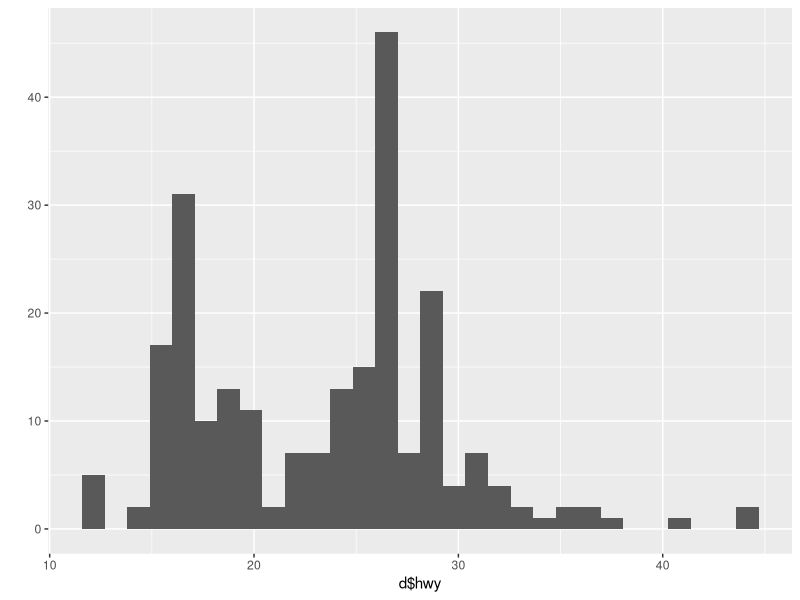
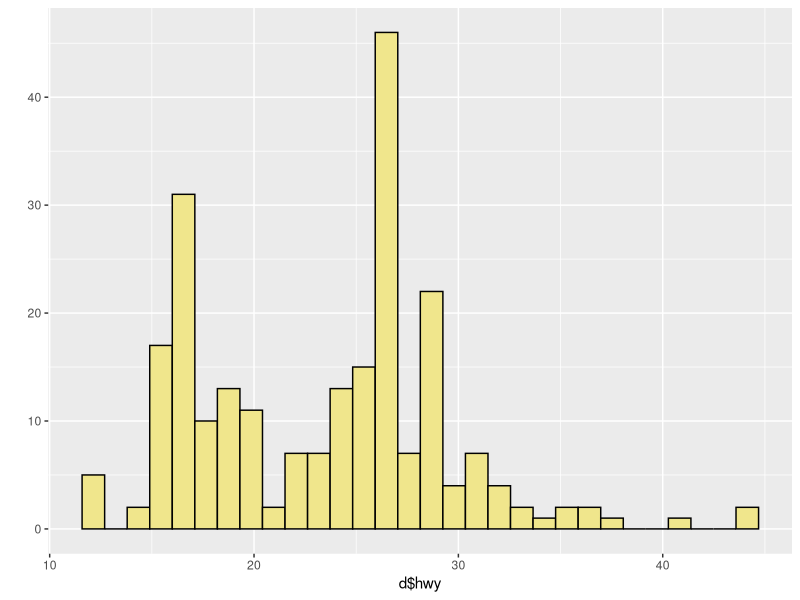
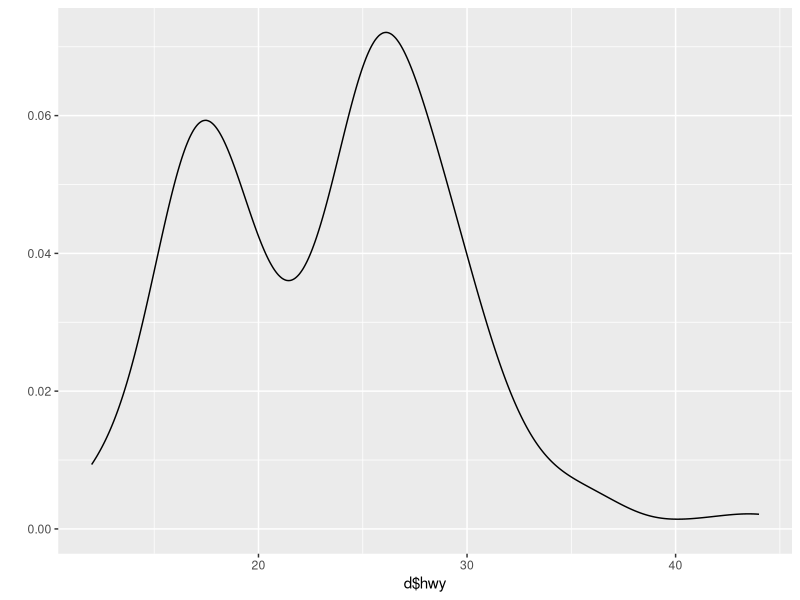
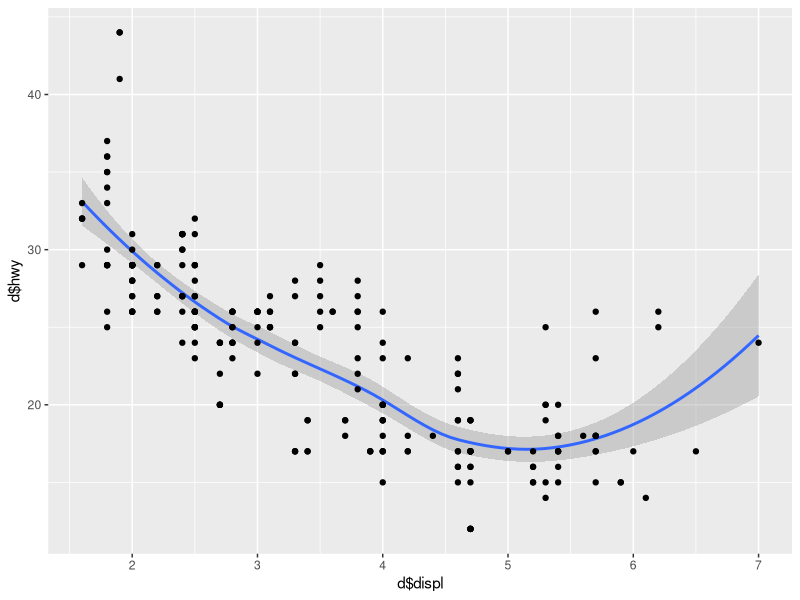
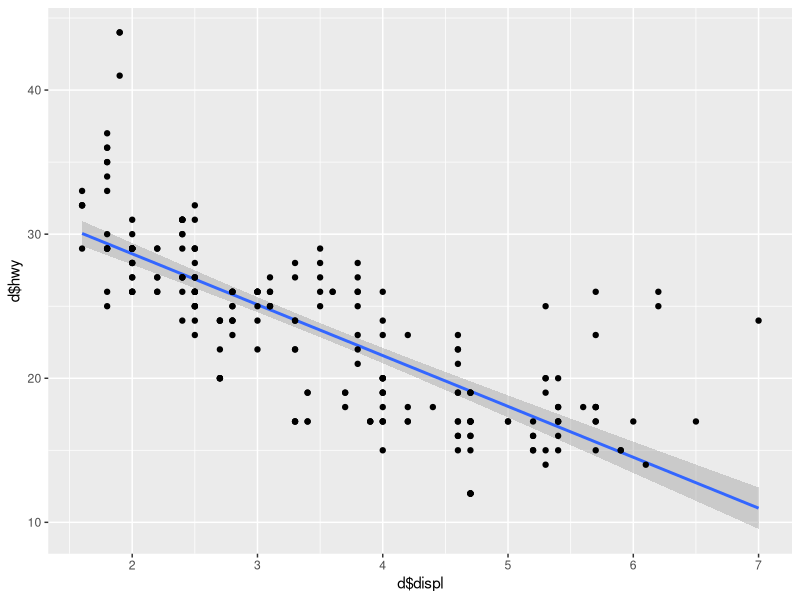
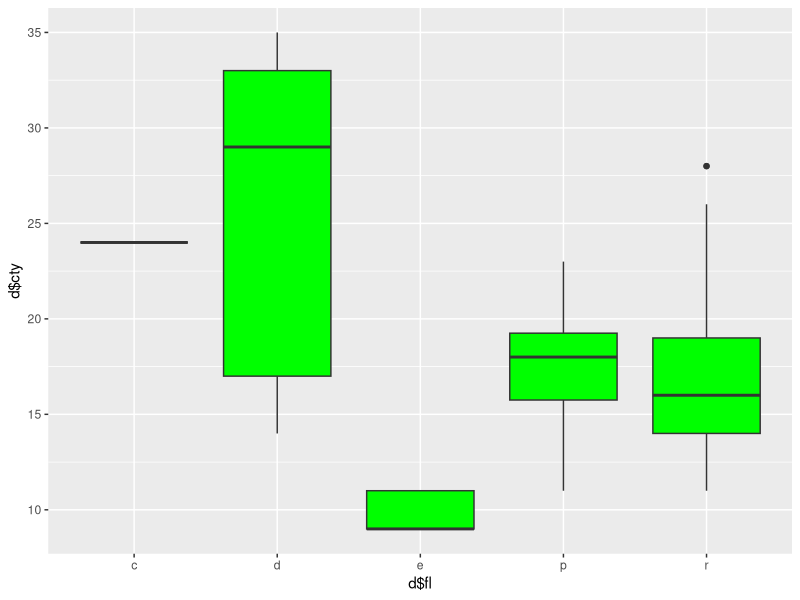
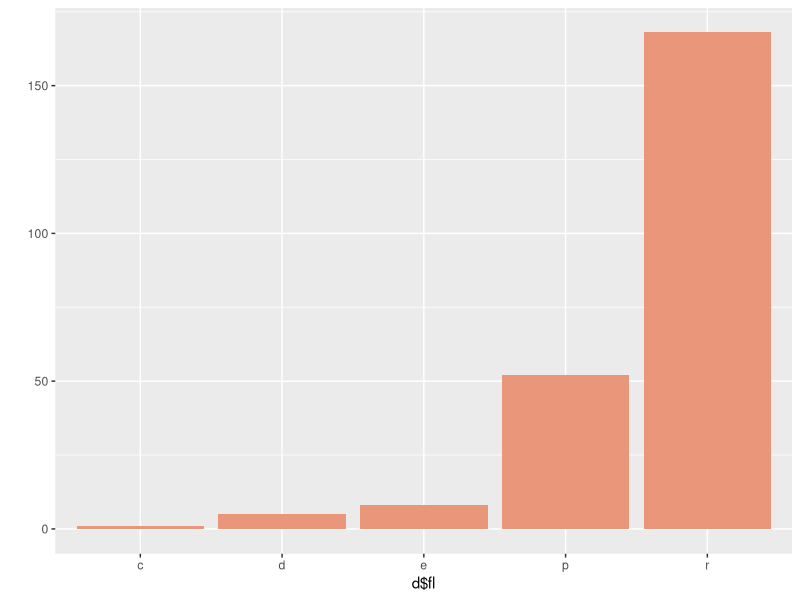
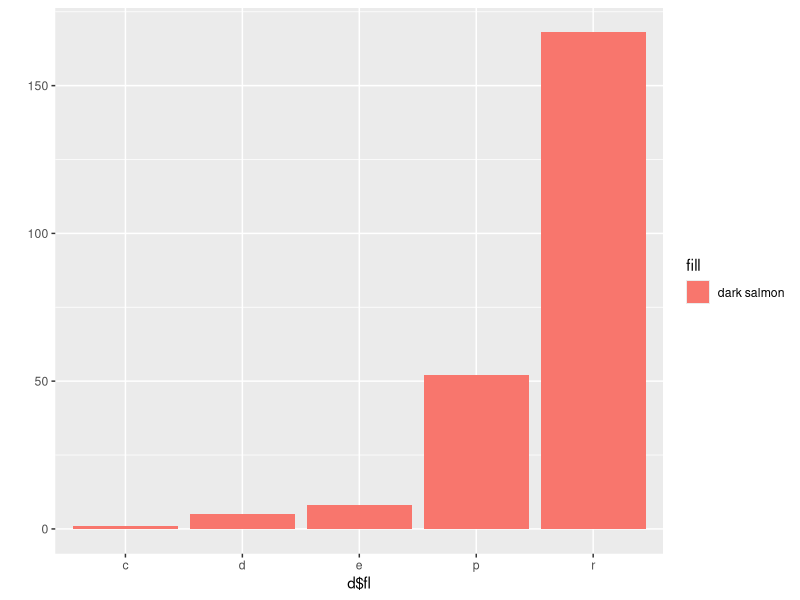

Reproduce these figures in R, in order.
#Hadly Wickham, ggplot. And Winston Chang- R Graphics cookbook
#ggplot graphics 
# 5 april 2018
# NJG

#preliminaries
library(ggplot2)
install.packages("ggthemes")
library(ggthemes)
library(patchwork)
library(TeachingDemos)
char2seed("10th Avenue Freeze-Out")
d<-mpg
str(d)

# qplots for use while coding 

#Basic Histogram
qplot(x=d$hwy)
qplot(x=d$hwy, fill=I("khaki"), color=I("black"))

# density plot
qplot(x=d$hwy, geom="density")

# BAsic scatter plot
qplot(x=d$displ, y=d$hwy, geom=c("smooth", "point"))
qplot(x=d$displ, y=d$hwy, geom=c("smooth", "point"), method="lm") #linear regression has been added

#Basic Box plot 
qplot(x=d$fl, y=d$cty, geom="boxplot", fill=I("green"))

#basic barplot
qplot(x=d$fl, geom="bar", fill=I("dark salmon"))

#Not what you expect 
qplot(x=d$fl, geom="bar", fill="dark salmon") # this will map the variable, not the color we want, its considered an element. its red bc its the first color that comes up. CORRECT VARIABLES

#plotting curves and fucntions

myVec <- seq(1,100, by=0.1)
myFun <- function(x)  sin(x) + 0.1*x

#Plor built in functions 
qplot(x=myVec, y=sin(myVec), geom="line")

#Plot Density distributios 
qplot(x=myVec, y=dgamma(myVec, shape=5, scale=3), geom="line")

#plot user defined distributions for probabilty funcitons
qplot(x=myVec, y=myFun(myVec), geom="line")


#--------------------------------------

p1 <- ggplot(data=d, mapping=aes(x=displ, y=cty)) + geom_point()
print(p1)

p1 + theme_classic() # gets rid of the grid screen in the back. better for publication 

p1 + theme_linedraw()

p1 + theme_dark() #good for bright points

p1 + theme_base() #looks like base r 

p1 + theme_par() #uses current par settings

p1 + theme_void() # just data points

p1 + theme_solarized() #good colors

p1 + theme_economist() # many specialized themes 

p1 + theme_grey() 

# use theme paraeters to modify font and font size

p1 + theme_classic(base_size = 30, base_family = "serif") # base_family= font, base_size= size of font 

p2<- ggplot(data=d,
             mapping=aes(x=fl, fill=fl)) + geom_bar()

print(p2)
#flip the two coordinate axes
p2 + coord_flip() + theme_grey(base_size = 20, base_family = "Courier")

# minor theme modification 
p1 <- ggplot(data=d, 
             mapping=aes(x=displ, y=cty)) + geom_point(size=5, shape=21, color="black", fill="coral") 
print(p1)
#See cheat sheet for the shapes and colors 

p1 <- ggplot(data=d, 
             mapping=aes(x=displ, y=cty)) + geom_point(size=5, shape=21, color="black", fill="coral") + ggtitle("Hello")
print(p1)
p1 <- ggplot(data=d, 
             mapping=aes(x=displ, y=cty)) + geom_point(size=5, shape=21, color="black", fill="coral") + ggtitle("Hello") + xlab("My x label") + ylab("My Y label") + xlim(0,4)+ ylim(0,20)
p1

g1 <- ggplot(data=d, mapping =aes(x=displ, y=cty)) + 
  geom_point() + 
  geom_smooth() 
print(g1)

#second graph 
g2 <- ggplot(data=d, mapping= aes(x=fl, fill=I("tomato"), color=I("black"))) + 
  geom_bar(stat="count") + 
  theme(legend.position = "none") 
print(g2)
